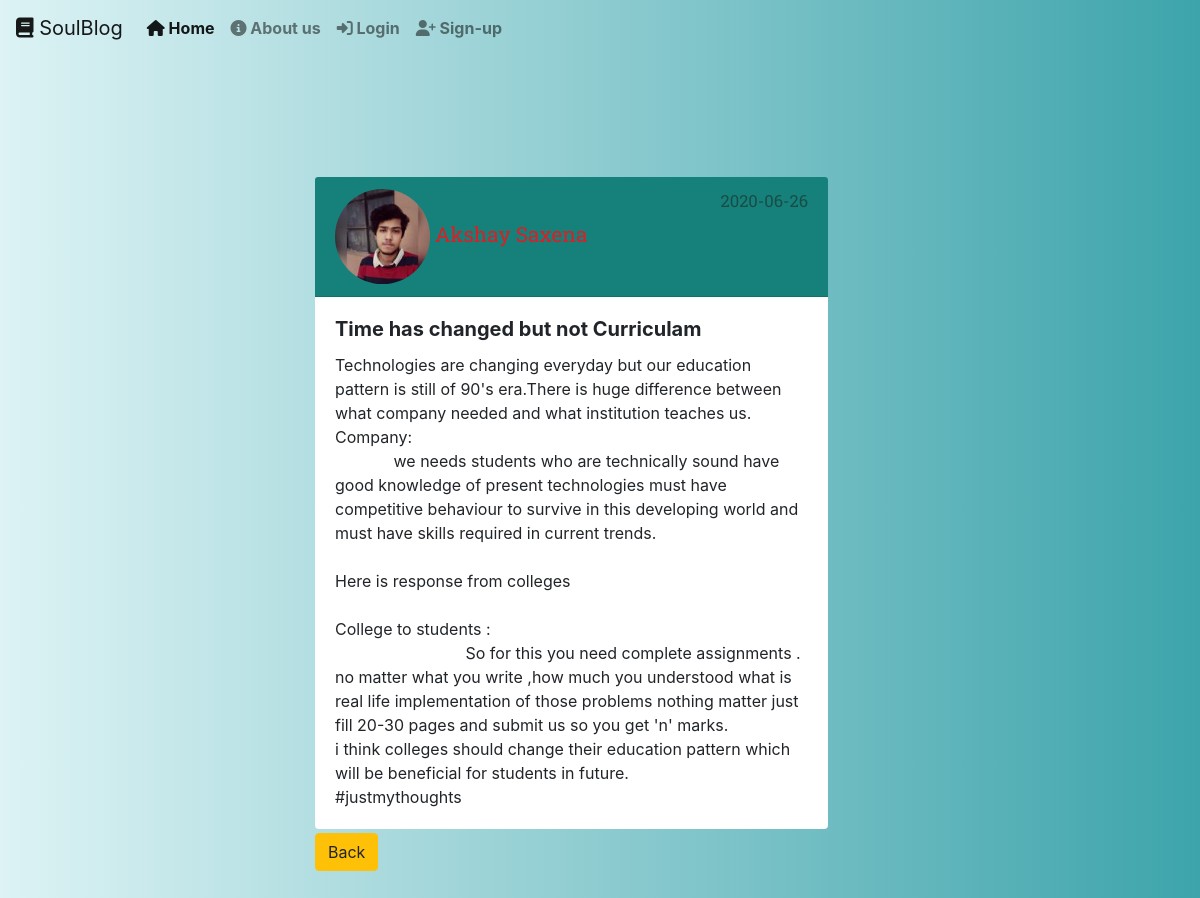
The app's page /post/4 with its own data.
### Flask_Projects/models.py (models this page shows, shortened)
class User(db.Model,UserMixin):
    id=db.Column(db.Integer,primary_key=True)
    username=db.Column(db.String(30),unique=True,nullable=False)
    email=db.Column(db.String(130),unique=True,nullable=False)
    password=db.Column(db.String(30),unique=True,nullable=False)
    img_file=db.Column(db.String(30),nullable=False,default='def.png')
    posts=db.relationship('Post',backref='author',lazy=True)

class Post(db.Model):
    id = db.Column(db.Integer, primary_key=True)
    title=db.Column(db.String(30),nullable=False)
    date_post=db.Column(db.DateTime,nullable=False,default=datetime.utcnow)
    content=db.Column(db.Text,nullable=False)
    user_id=db.Column(db.Integer,db.ForeignKey('user.id'),nullable=False)

### Flask_Projects/posts/routes.py (the view)
@posts.route("/post/<int:post_id>")
def post(post_id):
    post=Post.query.get_or_404(post_id) #return not found
    return render_template('post.html',title=post.title,post=post)

### Flask_Projects/templates/post.html (shortened to what this page needs)
{% extends "base.html" %}
{% block content %}
<div class="container-fluid post-cont-css">
  <div class="card">
        <div class="card-header">
          <img class="article-img"  src="{{ url_for('static', filename='profilepic/' + post.author.img_file) }}">
          <a class="mr-2" id="name-link" href="{{ url_for('users.userposts', username=post.author.username) }}">{{ post.author.username }}</a>
          <small class="text-muted"><span id="time-css">{{ post.date_post.strftime('%Y-%m-%d') }}</span></small>
        </div>
        <div class="card-body">
          <h5 class="card-title"><b>{{post.title}}</b></h5>
          <p class="card-text" >{{post.content}}</p>
        </div>
      </div>
      <a class="btn btn-warning btn-md mt-1 mb-1" href="{{ url_for('main.homepage') }}">Back</a>
      <div>
        <br>
      </div>
  </div>
{% endblock content %}

### Flask_Projects/static/base.css (style rules this page uses)
.card { width: 50%; }
.article-img { border-radius: 50%; width: 20%; }

### Flask_Projects/templates/post.html (style rules this page uses)
.post-cont-css { width: 50%; margin-top: 10%; }
.card { width: 90%; border: 0px; }
.card-header { font-family:'Roboto Slab', serif; background-color:#16817a; font-size: 130%; }
.article-img { border-radius: 50%; }
.card-text { white-space: pre-wrap; }
#name-link { color: #d92027; }
#time-css { color: #184d47; float: right; }

### Flask_Projects/templates/base.html (style rules this page uses)
body { background-image:linear-gradient(90deg,#ddf3f5,#3da4ab); }

### records on screen
User: img_file (picture)
Post: date_post "2020-06-26", title "Time has changed but not Curriculam", content "Technologies are changing everyday but our education pattern is still of 90's era.There is huge difference between what company needed and what institution teaches us. Company: we needs students who are technically sound have good knowledge of present technologies must have competitive behaviour to survive in this developing world and must have skills required in current trends. Here is response from colleges College to students : So for this you need complete assignments . no matter what you write ,how much you understood what is real life implementation of those problems nothing matter just fill 20-30 pages and submit us so you get 'n' marks. i think colleges should change their education…"
